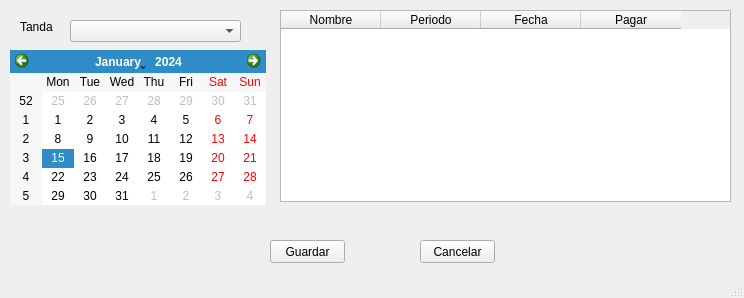
<?xml version="1.0" encoding="UTF-8"?>
<ui version="4.0">
 <class>MainWindow</class>
 <widget class="QMainWindow" name="MainWindow">
  <property name="geometry">
   <rect>
    <x>0</x>
    <y>0</y>
    <width>744</width>
    <height>298</height>
   </rect>
  </property>
  <property name="minimumSize">
   <size>
    <width>0</width>
    <height>0</height>
   </size>
  </property>
  <property name="maximumSize">
   <size>
    <width>1000</width>
    <height>1000</height>
   </size>
  </property>
  <property name="windowTitle">
   <string>Pagos</string>
  </property>
  <widget class="QWidget" name="centralwidget">
   <widget class="QLabel" name="label">
    <property name="geometry">
     <rect>
      <x>20</x>
      <y>20</y>
      <width>46</width>
      <height>13</height>
     </rect>
    </property>
    <property name="text">
     <string>Tanda</string>
    </property>
   </widget>
   <widget class="QPushButton" name="pushButtonAceptar">
    <property name="geometry">
     <rect>
      <x>270</x>
      <y>240</y>
      <width>75</width>
      <height>23</height>
     </rect>
    </property>
    <property name="text">
     <string>Guardar</string>
    </property>
   </widget>
   <widget class="QPushButton" name="pushButtonCancel">
    <property name="geometry">
     <rect>
      <x>420</x>
      <y>240</y>
      <width>75</width>
      <height>23</height>
     </rect>
    </property>
    <property name="text">
     <string>Cancelar</string>
    </property>
   </widget>
   <widget class="QComboBox" name="comboBoxTandas">
    <property name="geometry">
     <rect>
      <x>70</x>
      <y>20</y>
      <width>171</width>
      <height>22</height>
     </rect>
    </property>
   </widget>
   <widget class="QTableWidget" name="tableWidget">
    <property name="geometry">
     <rect>
      <x>280</x>
      <y>10</y>
      <width>451</width>
      <height>192</height>
     </rect>
    </property>
    <attribute name="horizontalHeaderVisible">
     <bool>true</bool>
    </attribute>
    <attribute name="horizontalHeaderCascadingSectionResizes">
     <bool>true</bool>
    </attribute>
    <attribute name="horizontalHeaderDefaultSectionSize">
     <number>100</number>
    </attribute>
    <attribute name="horizontalHeaderHighlightSections">
     <bool>true</bool>
    </attribute>
    <attribute name="horizontalHeaderMinimumSectionSize">
     <number>65</number>
    </attribute>
    <attribute name="verticalHeaderCascadingSectionResizes">
     <bool>false</bool>
    </attribute>
    <column>
     <property name="text">
      <string>Nombre</string>
     </property>
    </column>
    <column>
     <property name="text">
      <string>Periodo</string>
     </property>
    </column>
    <column>
     <property name="text">
      <string>Fecha</string>
     </property>
    </column>
    <column>
     <property name="text">
      <string>Pagar</string>
     </property>
    </column>
   </widget>
   <widget class="QCalendarWidget" name="calendarWidget">
    <property name="geometry">
     <rect>
      <x>10</x>
      <y>50</y>
      <width>256</width>
      <height>155</height>
     </rect>
    </property>
   </widget>
  </widget>
  <widget class="QStatusBar" name="statusbar"/>
 </widget>
 <resources/>
 <connections/>
</ui>
